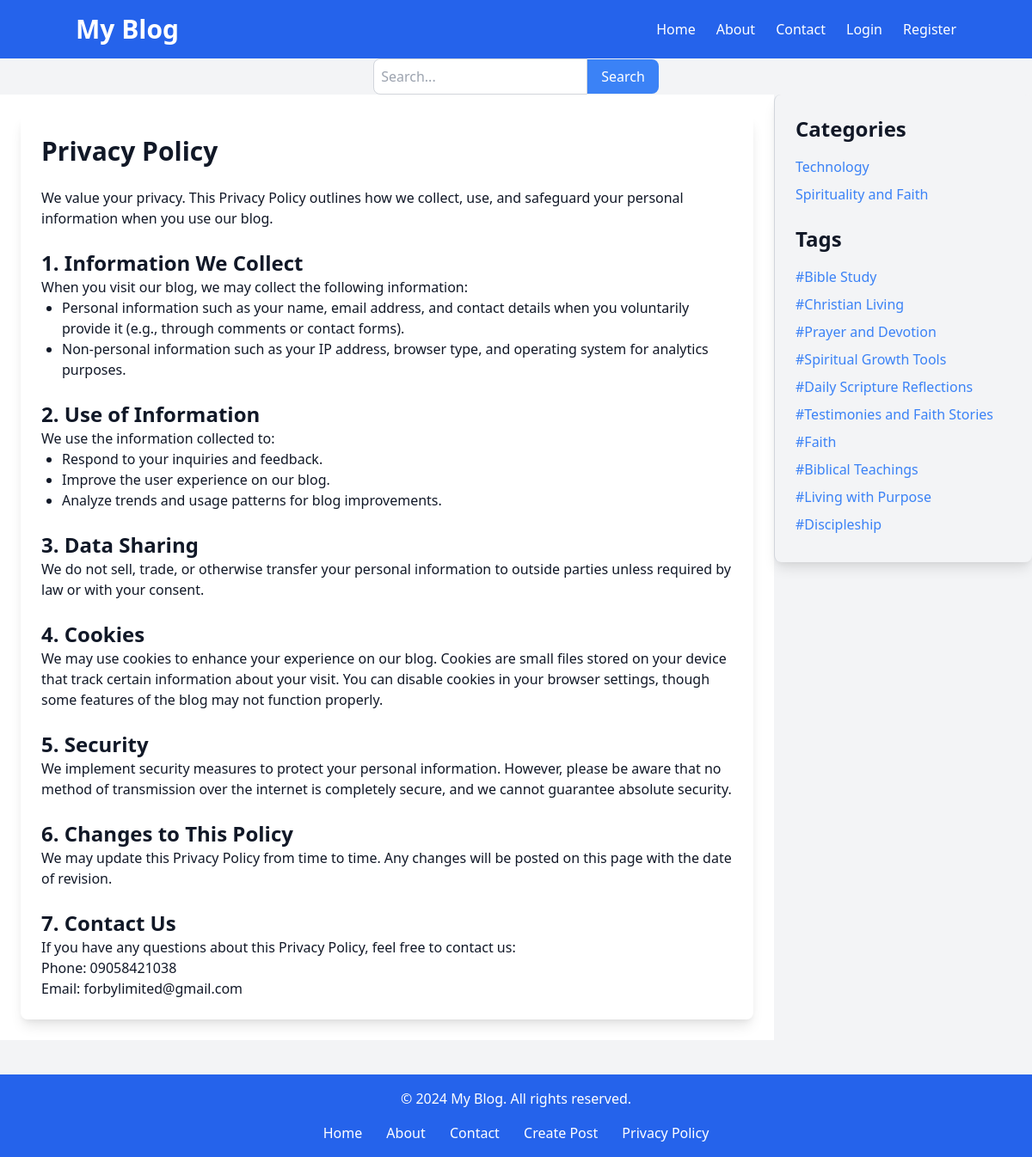
/privacy_policy/, run on the app's committed database.
### blog/models.py (models this page shows, shortened)
class Category(models.Model):
    name = models.CharField(max_length=255)

class Tag(models.Model):
    name = models.CharField(max_length=255)

### blog/views.py (the view)
# urls.py: path('privacy_policy/', views.privacy_policy, name='privacy_policy'),
def privacy_policy(request):
    categories = Category.objects.all()  # Retrieve all categories
    tags = Tag.objects.all()
    return render(request, 'blog/privacy_policy.html', {'categories': categories, 'tags': tags})

### blog/templates/blog/privacy_policy.html (shortened to what this page needs)
{% extends 'base.html' %}
{% block content %}
<div class="bg-white p-6 rounded-lg shadow-lg">
    <h1 class="text-3xl font-bold mb-6">Privacy Policy</h1>
    <p>We value your privacy. This Privacy Policy outlines how we collect, use, and safeguard your personal information
        when you use our blog.</p>
    <h2 class="text-2xl font-bold mt-6">1. Information We Collect</h2>
    <p>When you visit our blog, we may collect the following information:</p>
    <ul class="list-disc pl-6">
        <li>Personal information such as your name, email address, and contact details when you voluntarily provide it
            (e.g., through comments or contact forms).</li>
        <li>Non-personal information such as your IP address, browser type, and operating system for analytics purposes.
        </li>
    </ul>
    <h2 class="text-2xl font-bold mt-6">2. Use of Information</h2>
    <p>We use the information collected to:</p>
    <ul class="list-disc pl-6">
        <li>Respond to your inquiries and feedback.</li>
        <li>Improve the user experience on our blog.</li>
        <li>Analyze trends and usage patterns for blog improvements.</li>
    </ul>
    <h2 class="text-2xl font-bold mt-6">3. Data Sharing</h2>
    <p>We do not sell, trade, or otherwise transfer your personal information to outside parties unless required by law
        or with your consent.</p>
    <h2 class="text-2xl font-bold mt-6">4. Cookies</h2>
    <p>We may use cookies to enhance your experience on our blog. Cookies are small files stored on your device that
        track certain information about your visit. You can disable cookies in your browser settings, though some
        features of the blog may not function properly.</p>
    <h2 class="text-2xl font-bold mt-6">5. Security</h2>
    <p>We implement security measures to protect your personal information. However, please be aware that no method of
        transmission over the internet is completely secure, and we cannot guarantee absolute security.</p>
    <h2 class="text-2xl font-bold mt-6">6. Changes to This Policy</h2>
    <p>We may update this Privacy Policy from time to time. Any changes will be posted on this page with the date of
        revision.</p>
    <h2 class="text-2xl font-bold mt-6">7. Contact Us</h2>
    <p>If you have any questions about this Privacy Policy, feel free to contact us:</p>
    <p>Phone: 09058421038</p>
    <p>Email: forbylimited@gmail.com</p>
</div>
{% endblock %}

### blog/templates/sidebar.html
<aside class="w-full md:w-1/4 bg-gray-100 p-4 md:p-6 border-t md:border-t-0 md:border-l md:border-gray-300 rounded-lg shadow-lg h-full overflow-y-auto">
    <h2 class="text-2xl font-bold mb-4">Categories</h2>
    <ul>
        {% for category in categories|slice:":10" %}
            <li class="mb-2">
                <a href="{% url 'posts_by_category' category.id %}" class="text-blue-500 hover:underline">{{ category.name }}</a>
            </li>
        {% empty %}
        <li>No categories available</li>
        {% endfor %}
    </ul>
    <h2 class="text-2xl font-bold mt-6 mb-4">Tags</h2>
    <ul>
        {% for tag in tags|slice:":10" %}
            <li class="mb-2">
                <a href="{% url 'posts_by_tag' tag.id %}" class="text-blue-500 hover:underline">#{{ tag.name }}</a>
            </li>
        {% empty %}
        <li>No tags available</li>
        {% endfor %}
    </ul>
  </aside>

### data on the page
Category: name "Technology"
Category: name "Spirituality and Faith"
Tag: name "Bible Study"
Tag: name "Christian Living"
Tag: name "Prayer and Devotion"
Tag: name "Spiritual Growth Tools"
Tag: name "Daily Scripture Reflections"
Tag: name "Testimonies and Faith Stories"
Tag: name "Faith"
Tag: name "Biblical Teachings"
Tag: name "Living with Purpose"
Tag: name "Discipleship"
